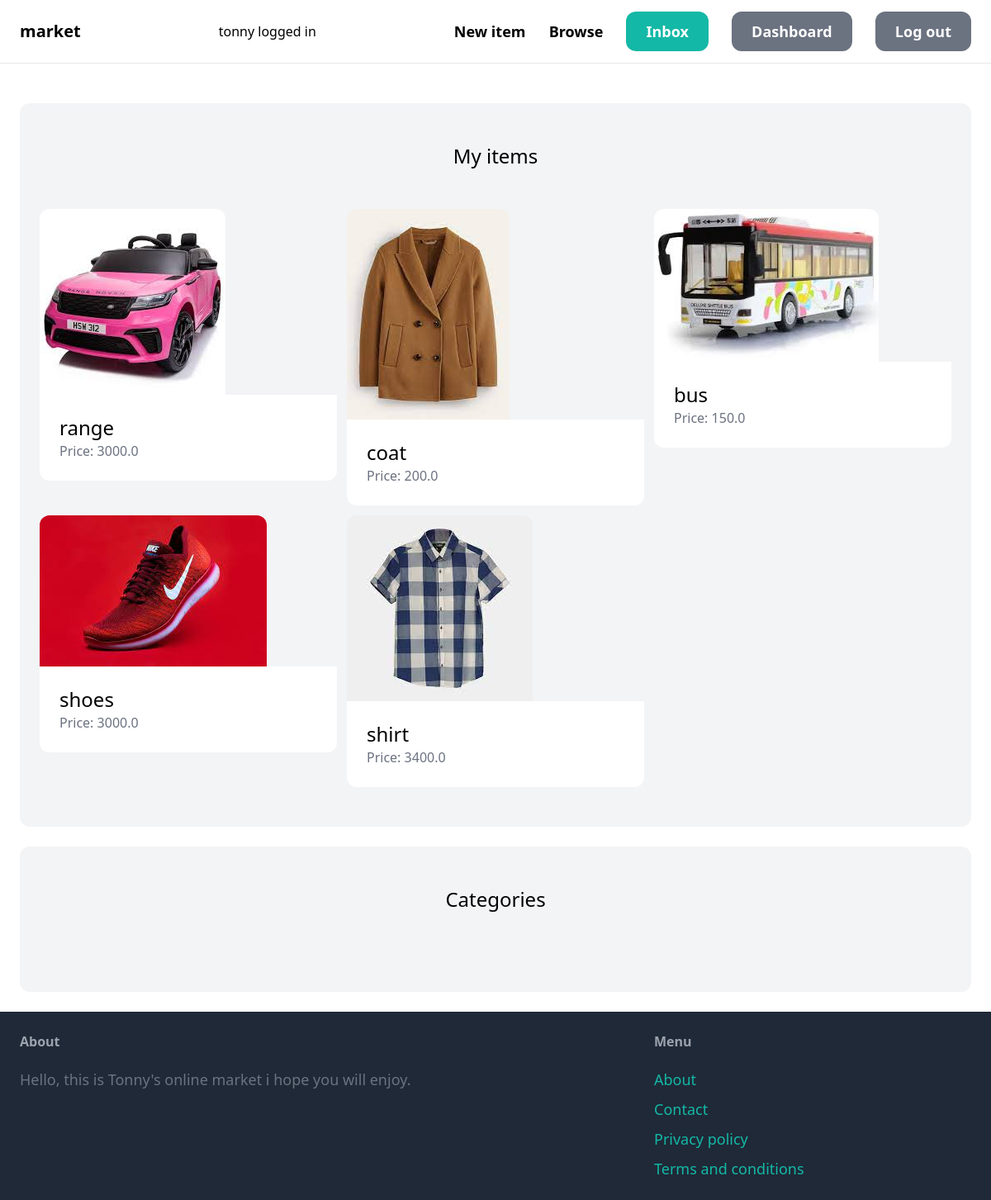
Page /dashboard/ (signed in) on the earlier database version.
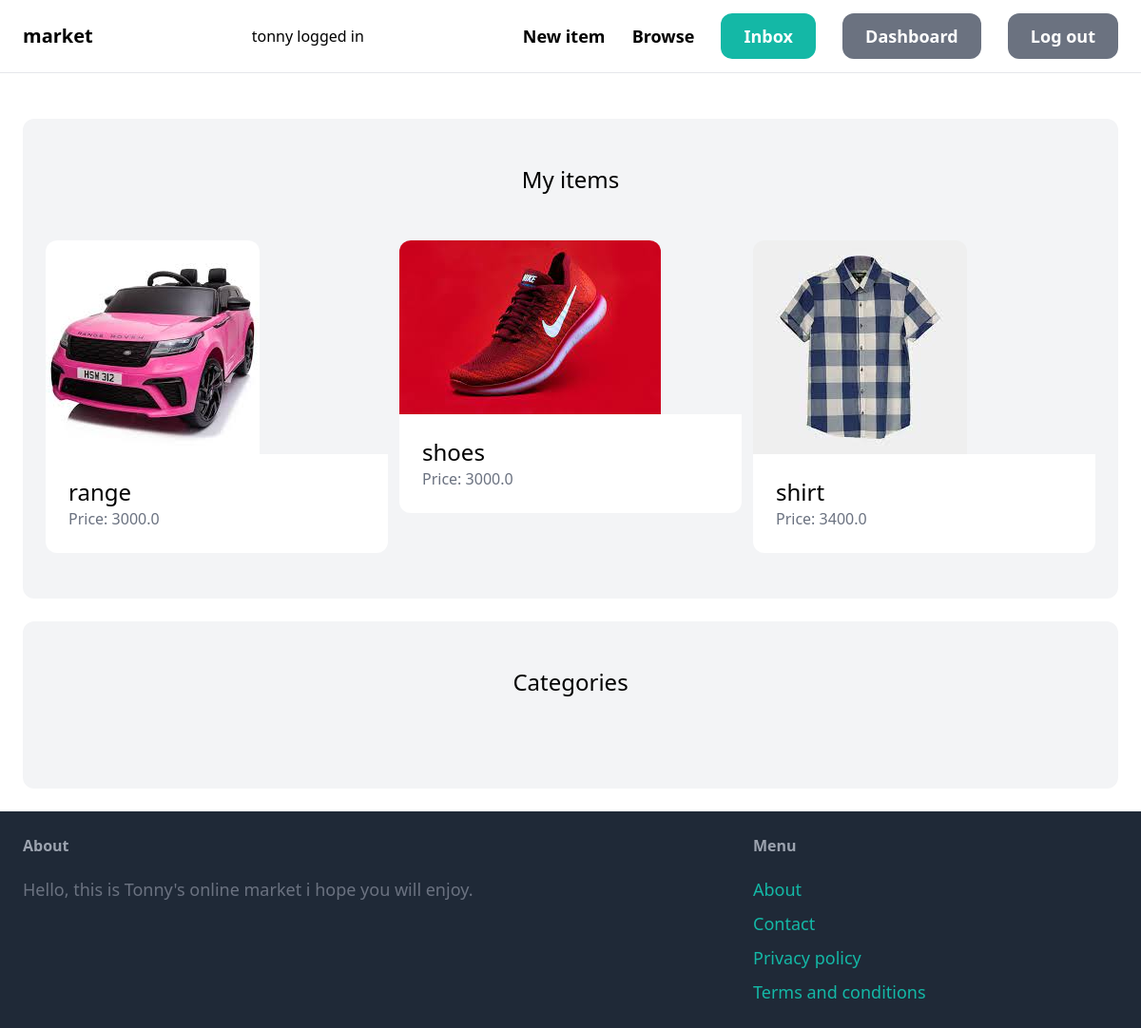
Same page on the later database version.
### item/models.py (models this page shows, shortened)
class Item(models.Model):
    category = models.ForeignKey(Category, related_name='items', on_delete=models.CASCADE)
    name = models.CharField(max_length=255)
    description = models.TextField(blank=True, null=True)
    price = models.FloatField()
    image = models.ImageField(upload_to='items_images', blank=True, null=True)
    is_sold = models.BooleanField(default=False)
    created_by = models.ForeignKey(User, related_name='items', on_delete=models.CASCADE)
    created_at = models.DateTimeField(auto_now_add=True)

### dashboard/views.py (the view)
# urls.py: path('', views.index, name='index'),
@login_required
def index(request):
    items = Item.objects.filter(created_by=request.user)
    return render(request, 'dashboard/index.html', {
        'items': items
    })

### dashboard/templates/dashboard/index.html (shortened to what this page needs)
{% extends 'core/base.html' %}
{% block content %}
   <div class="mt-6 px-6 py-12 bg-gray-100 rounded-xl">
         <h2 class="mb-12 text-2xl text-center">My items</h2>
         <div class="grid grid-cols-3 gap-3">
               {% for item in items %}
                  <div>
                     <a href="{% url 'item:detail' item.id %}">
                        <div>
                           <img src="{{ item.image.url }}" class="rounded-t-xl">
                        </div>
                        <div class="p-6 bg-white rounded-b-xl">
                              <h2 class="text-2xl">{{ item.name }}</h2>
                              <p class="text-gray-500">Price: {{ item.price }}</p>
                        </div>
                     </a>
                  </div>
               {% endfor %}
         </div>
   </div>
   <div class="mt-6 px-6 py-12 bg-gray-100 rounded-xl">
      <h2 class="mb-12 text-2xl text-center">Categories</h2>
   </div>
{% endblock %}

Differences in the rows shown:
no longer on this page (row edited): Item: image (picture), name "coat", price "200.0"
no longer on this page (row edited): Item: image (picture), name "bus", price "150.0"
